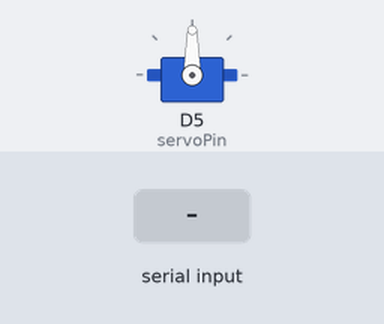
This sketch was run on a simulated ESP8266 (NodeMCU). On the bench: servo. Inputs (shaded band) come from the test bench. WiFi joins after 1.5 s; servers stay silent unless stated; no MQTT or app messages arrive unless stated; what the sketch prints to the serial monitor is not drawn.

Above: at 6.4 s.
6.5 s: "1\n" received over Serial
At 7.9 s:
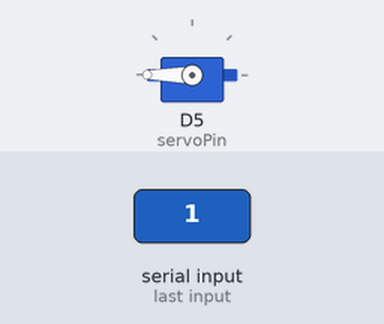
Timing chart, 0 to 13.0 s (numbered marks = the images above; inputs shaded):
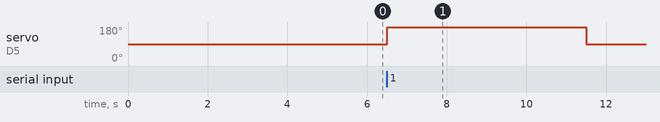

Measured:
- after the input at 6.5 s, servo on D5 (servoPin): 90° → 180° at once, → 90° 5.0 s later

The sketch:

Esp8266.ino
```cpp
#include <Servo.h>

#include <ArduinoMqttClient.h>
#include <ESP8266WiFi.h>

// 舵机控制引脚
const int servoPin = D5;
Servo servo;

// 串口通信参数
const int baudRate = 9600;

// 定义舵机初始角度和目标角度
const int initialAngle = 90;
const int targetAngle = 180;

// 定义舵机转动速度
const int servoSpeed = 1; // 舵机转动速度，可以根据需要调整

bool servoMoving = false;

char ssid[] = "meng";    // your network SSID (name)
char pass[] = "25197758";    // your network password (use for WPA, or use as key for WEP)


WiFiClient wifiClient;
MqttClient mqttClient(wifiClient);

const char broker[]    = "iot-06z00eaojla1tr3.mqtt.iothub.aliyuncs.com";
int        port        = 1883;

const char inTopic[]   = "/sys/k15pz2oiJaP/Cloud/thing/service/property/set";
const char outTopic[]  = "/sys/k15pz2oiJaP/MG996R/thing/service/property/set";

const long interval = 10000;
unsigned long previousMillis = 0;

int count = 0;

void setup() {

   // 初始化舵机引脚
  servo.attach(servoPin);

  // 初始化串口通信
  Serial.begin(baudRate);

  // 将舵机移动到初始位置
  servo.write(initialAngle);
  //Initialize serial and wait for port to open:
  Serial.begin(9600);
  while (!Serial) {
    ; // wait for serial port to connect. Needed for native USB port only
  }

  // attempt to connect to WiFi network:
  Serial.print("Attempting to connect to WPA SSID: ");
  Serial.println(ssid);
  while (WiFi.begin(ssid, pass) != WL_CONNECTED) {
    // failed, retry
    Serial.print(".");
    delay(5000);
  }

  Serial.println("You're connected to the network");
  Serial.println();

mqttClient.setId("k15pz2oiJaP.MG996R|securemode=2,signmethod=hmacsha256,timestamp=1713862406063|");
mqttClient.setUsernamePassword("MG996R&k15pz2oiJaP","39ab0c4c3dc156df441d38bf1578371726899ca7db789739beb141fce70aa6cf");

  Serial.print("Attempting to connect to the MQTT broker: ");
  Serial.println(broker);

  if (!mqttClient.connect(broker, port)) {
    Serial.print("MQTT connection failed! Error code = ");
    Serial.println(mqttClient.connectError());

    while (1);
  }

  Serial.println("You're connected to the MQTT broker!");
  Serial.println();

  // set the message receive callback
  mqttClient.onMessage(onMqttMessage);

  Serial.print("Subscribing to topic: ");
  Serial.println(inTopic);
  Serial.println();

  int subscribeQos = 1;

  mqttClient.subscribe(inTopic, subscribeQos);


  Serial.print("Waiting for messages on topic: ");
  Serial.println(inTopic);
  Serial.println();
}

void loop() {

    int command = Serial.parseInt();
    servo.write(90);
    mqttClient.poll();
    String payload;

      if (command == 1 && !servoMoving) {
      //servoMoving = true;
      //moveServo();
       servo.write(targetAngle);
       delay(5000);
       servo.write(90);//停止了
      unsigned long currentMillis = millis();
       if (currentMillis - previousMillis >= interval) {

    previousMillis = currentMillis;
    payload += "Start!";
    //payload += "hello world!";
    //payload += " ";
    //payload += count;

    Serial.print("Sending message to topic: ");
    Serial.println(outTopic);
    Serial.println(payload);


    bool retained = false;
    int qos = 1;
    bool dup = false;

    mqttClient.beginMessage(outTopic, payload.length(), retained, qos, dup);
    mqttClient.print(payload);
    mqttClient.endMessage();

    Serial.println();

    count++;
  }


  }


  // 检查舵机是否在运动中，如果是，则更新舵机角度
  if (servoMoving) {
    if (servo.read() == targetAngle) {
      // 舵机已经到达目标位置，复位并停止运动
      servoMoving = false;
      servo.write(initialAngle);
    }
  }

  //unsigned long currentMillis = millis();

  // 读取串口输入


  // if (currentMillis - previousMillis >= interval) {

  //   previousMillis = currentMillis;
  //   payload += "hello world!";
  //   //payload += " ";
  //   //payload += count;

  //   Serial.print("Sending message to topic: ");
  //   Serial.println(outTopic);
  //   Serial.println(payload);


  //   bool retained = false;
  //   int qos = 1;
  //   bool dup = false;

  //   mqttClient.beginMessage(outTopic, payload.length(), retained, qos, dup);
  //   mqttClient.print(payload);
  //   mqttClient.endMessage();

  //   Serial.println();

  //   count++;
  // }
}

void onMqttMessage(int messageSize) {
  // we received a message, print out the topic and contents
  Serial.print("Received a message with topic '");
  Serial.print(mqttClient.messageTopic());
  Serial.print("', duplicate = ");
  Serial.print(mqttClient.messageDup() ? "true" : "false");
  Serial.print(", QoS = ");
  Serial.print(mqttClient.messageQoS());
  Serial.print(", retained = ");
  Serial.print(mqttClient.messageRetain() ? "true" : "false");
  Serial.print("', length ");
  Serial.print(messageSize);
  Serial.println(" bytes:");

  // use the Stream interface to print the contents
  while (mqttClient.available()) {
    Serial.print((char)mqttClient.read());
  }
  Serial.println();

  Serial.println();
}
```
